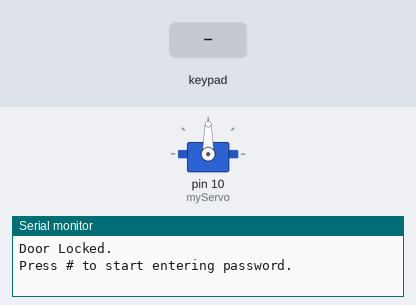
A sketch run on a simulated Arduino Uno, built with avr-gcc and run on an emulated ATmega328P. On the bench: servo, the last lines printed to the serial monitor. The test bench sets the inputs (shaded band).

Above: at 1.2 s.
1.3 s: key '1' pressed
2.8 s: keypad keys 1 2 3 4 # pressed 0.4 s apart
6.3 s: keypad keys 1 2 3 4 # pressed 0.4 s apart
At 8.9 s:
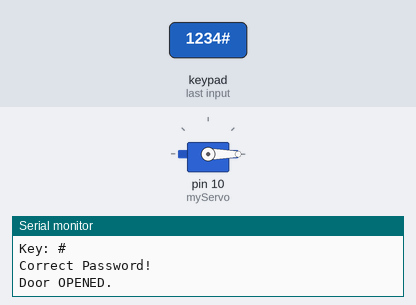
9.8 s: key 'A' pressed
12.8 s: key 'B' pressed
14.3 s: keypad keys 1 2 3 4 * pressed 0.4 s apart
Timing chart, 0 to 17.3 s (numbered marks = the images above; inputs shaded):
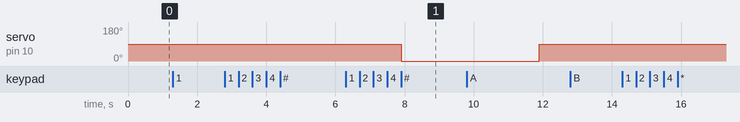

Measured:
- after the input at 6.3 s, servo on pin 10 (myServo): 90° → 0° after 1.6 s

The sketch:

keypad_door_lock_system.ino
```cpp
#include <Keypad.h>
#include <Servo.h>

Servo myServo;

const byte ROWS = 4;
const byte COLS = 4;

char keys[ROWS][COLS] = {
  {'1','2','3','A'},
  {'4','5','6','B'},
  {'7','8','9','C'},
  {'*','0','#','D'}
};

byte rowPins[ROWS] = {6, 7, 8, 9};
byte colPins[COLS] = {2, 3, 4, 5};

Keypad keypad = Keypad(makeKeymap(keys), rowPins, colPins, ROWS, COLS);

String password = "1234";
String input = "";

bool entryMode = false;
bool doorUnlocked = false;

unsigned long unlockedAt = 0;                 // time when door was opened
const unsigned long autoLockDelay = 4000UL;   // auto-lock delay in milliseconds (4000 = 4 seconds)

void setup() {
  Serial.begin(9600);

  myServo.attach(10);

  // Start with DOOR LOCKED
  myServo.write(90);
  Serial.println("Door Locked.");
  Serial.println("Press # to start entering password.");
}

void loop() {
  char key = keypad.getKey();

  if (key) {
    Serial.print("Key: ");
    Serial.println(key);

    // Start entering password
    if (key == '#' && !entryMode) {
      entryMode = true;
      input = "";
      Serial.println("Enter password, then press # again.");
      return;
    }

    // Submit password
    if (key == '#' && entryMode) {
      entryMode = false;
      if (input == password) {
        Serial.println("Correct Password!");
        myServo.write(0);   // OPEN DOOR
        Serial.println("Door OPENED.");
        doorUnlocked = true;
        unlockedAt = millis(); // start auto-lock timer
      } else {
        Serial.println("Wrong Password!");
      }
      input = "";
      return;
    }

    // Clear input
    if (key == '*') {
      input = "";
      Serial.println("Input Cleared.");
      return;
    }

    // Lock door manually using D
    if (key == 'D') {
      myServo.write(90);  // LOCK DOOR
      Serial.println("Door LOCKED manually.");
      doorUnlocked = false;
      unlockedAt = 0;
      return;
    }

    // Add number keys
    if (entryMode) {
      if (key >= '0' && key <= '9') {
        input += key;
        Serial.print("Typed: ");
        Serial.println(input);
      }
    }
  }

  // Auto-lock logic (non-blocking)
  if (doorUnlocked) {
    if (millis() - unlockedAt >= autoLockDelay) {
      myServo.write(90);       // LOCK DOOR
      Serial.println("Auto-lock: Door LOCKED.");
      doorUnlocked = false;
      unlockedAt = 0;
    }
  }
}
```
